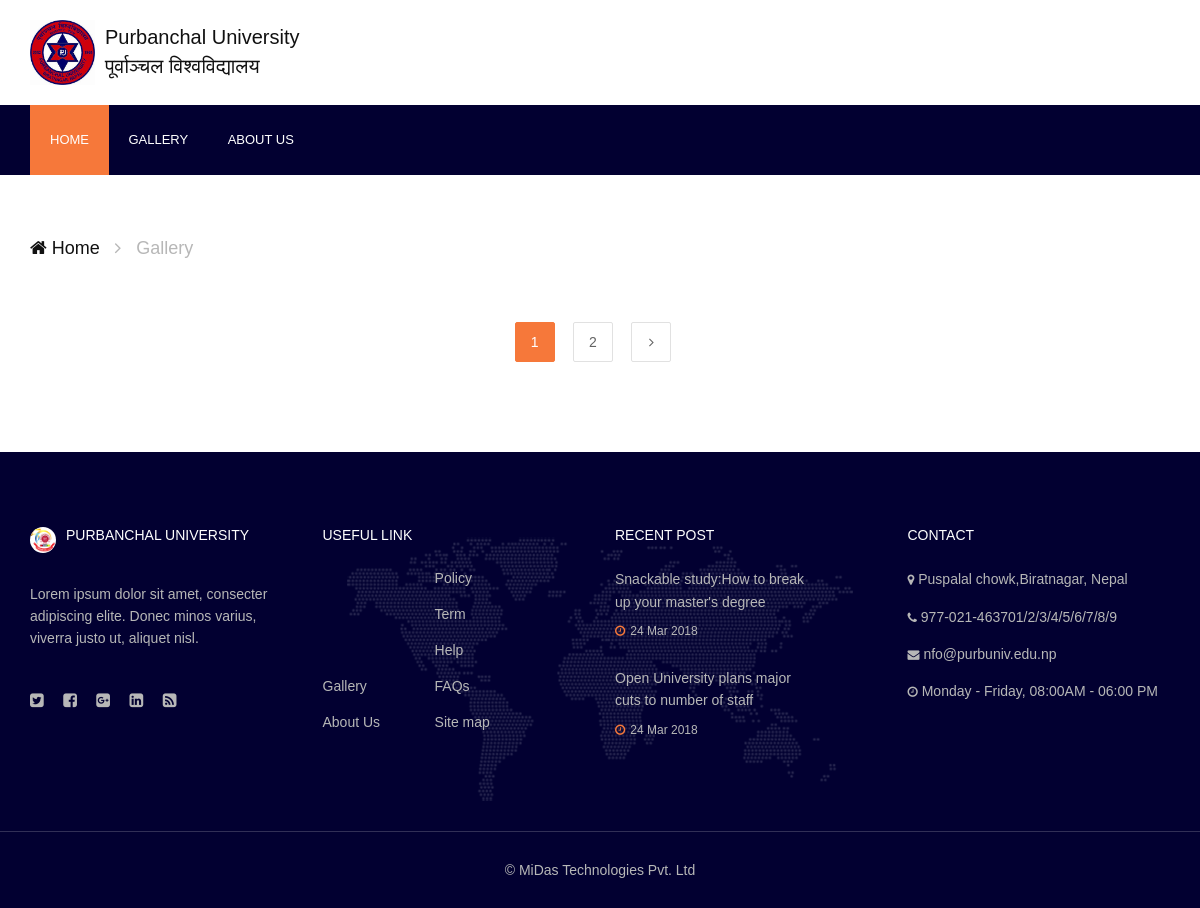
The page /site/page/gallery on the database its author committed.
### tables this page shows
CREATE TABLE `header_title_setup` (
  `id_title` int(25) NOT NULL,
  `logo_image_name` varchar(250) NOT NULL DEFAULT 'logo.jpg',
  `site_title` varchar(250) NOT NULL DEFAULT 'My Site'
);

CREATE TABLE `menu_setup` (
  `mid` int(25) NOT NULL,
  `menu_name` varchar(150) NOT NULL,
  `is_inner_page` varchar(50) NOT NULL,
  `menu_order` int(15) NOT NULL,
  `slug` varchar(200) NOT NULL,
  `ext_url` varchar(250) NOT NULL,
  `page_title` varchar(200) NOT NULL,
  `page_content` blob NOT NULL
);

### application/controllers/Frontend_controller.php (called while the page is built, shortened)
<?php
class Frontend_controller extends CI_Controller {
	 public function __construct()
    {
       $this->load->model('admin_model');
       $this->load->model('header_setup_model');
       $this->load->model('slider_setup_model');
        $this->load->model('menu_setup_model');
         $this->load->model('category_setup_model');
         $this->load->model('content_setup_model');
         $this->load->model('page_content_setup_model');
         $this->load->model('image_setup_model');
        $this->load->helper(array('form', 'url'));
        $this->load->library(array('session', 'form_validation'));
    }
    public function display($view,$data){
    $data['header_title_setup'] = $this->header_setup_model->get_header_title();
    $data['slider_setup'] = $this->slider_setup_model->get_slider_image_name();
    $data['header_left_menu']=$this->header_setup_model->get_header_left_menu();
    $data['menu_setup']=$this->menu_setup_model->get_menu();
    $data['page_content_setup']=$this->page_content_setup_model->get_page_content();
    $this->load->view('includes/header',$data);
		$this->load->view('includes/navigation',$data);
		$this->load->view($view,$data);
		$this->load->view('includes/footer');
    }
  }
  ?>

### application/controllers/Site.php (called while the page is built, shortened)
<?php
include_once(APPPATH.'controllers/Frontend_controller.php');
class Site extends Frontend_controller{
public function page(){
	 	$data['menu_setup']=$this->menu_setup_model->get_page_content();
		$this->display('site/page',$data);
}
}
?>

### index.php (called while the page is built, shortened)
<?php
require_once BASEPATH.'core/CodeIgniter.php';

### application/models/Header_setup_model.php (called while the page is built, shortened)
<?php
class Header_setup_model extends CI_Model {
 public function get_header_title()
    {
    $query = $this->db->get_where('header_title_setup');
    return $query->result_array();
    }
}
?>

### application/models/Menu_setup_model.php (called while the page is built, shortened)
<?php
class Menu_setup_model extends CI_Model {
    public function get_menu(){
    	$this->db->select('*');
        $this->db->from('menu_setup');
        $this->db->order_by("menu_order", "asc");
        $query=$this->db->get();
    	return $query->result_array();
    }
    public function get_page_content(){
    	$this->db->select('page_title,page_content');
    	$this->db->from('menu_setup');
    	$this->db->where('slug',$this->uri->segment(3));
		$query=$this->db->get();
     return $query->result();
    	}
}
?>

### application/views/site/page.php (the view, shortened to what this page needs)
	<div class="site-breadcrumb">
		<div class="container">
			<a href="#"><i class="fa fa-home"></i> Home</a> <i class="fa fa-angle-right"></i>
	<span>
		<?php foreach($menu_setup as $mn):
	if($mn['slug']==$this->uri->segment(3)){
	echo $mn['menu_name'];
}
endforeach;
	?></span>
		</div>
	</div>
	<section class="full-courses-section spad pt-0">
		<div class="container">
			<div class="text-center">
				<ul class="site-pageination">
					<li><a href="#" class="active">1</a></li>
					<li><a href="#">2</a></li>
					<li><a href="#"><i class="fa fa-angle-right"></i></a></li>
				</ul>
			</div>
		</div>
	</section>

### application/views/includes/header.php (shortened to what this page needs)
<!DOCTYPE html>
<html lang="en">
<head>
	<link rel="stylesheet" href="<?php echo base_url(); ?>assets/css/bootstrap.min.css"/>
	<link rel="stylesheet" href="<?php echo base_url(); ?>assets/css/font-awesome.min.css"/>
	<link rel="stylesheet" href="<?php echo base_url(); ?>assets/css/themify-icons.css"/>
	<link rel="stylesheet" href="<?php echo base_url(); ?>assets/css/magnific-popup.css"/>
	<link rel="stylesheet" href="<?php echo base_url(); ?>assets/css/animate.css"/>
	<link rel="stylesheet" href="<?php echo base_url(); ?>assets/css/owl.carousel.css"/>
	<link rel="stylesheet" href="<?php echo base_url(); ?>assets/css/style.css"/>
</head>
<body>

### application/views/includes/navigation.php (shortened to what this page needs)
	<header class="header-section">
		<div class="container">
			<?php foreach ($header_title_setup as $ht_item): ?>
			<a href="index.html" class="site-logo"><img src="<?php echo base_url(); ?>assets/img/<?php echo $ht_item['logo_image_name']; ?>" alt="purbanchal university" class="pull-left">
				<h5 class="pull-left site-title" style="margin:5px 10px;"><?php echo $ht_item['site_title']; ?></h5>
				 <h5 class="site-title" style="margin-left:75px;">पूर्वाञ्चल विश्वविद्यालय</h5>
			</a>
<?php endforeach; ?>
		</div>
	</header>
	<nav class="nav-section">
		<div class="container">
			<ul class="main-menu">
				<li class="active"><a href="<?php echo base_url(); ?>">Home</a></li>
				<?php foreach($menu_setup as $mn_st): ?>
					<li><a href="<?php
					if ($mn_st['is_inner_page']=="yes"){
					echo base_url('site/page/');?><?php echo $mn_st['slug'];
					}
					elseif($mn_st['is_inner_page']=="no"){
						echo base_url();echo"#";echo $mn_st['slug'];
					}
					else{
						echo $mn_st['ext_url'];
					}
					?>"
					<?php
						if($mn_st['is_inner_page']=="ext"){
							echo "target=\"_blank\"";
						}
					?>
					><?php echo $mn_st['menu_name']; ?></a></li>
				<?php endforeach; ?>
			</ul>
		</div>
	</nav>

### application/views/includes/footer.php (shortened to what this page needs)
	<footer class="footer-section">
		<div class="container footer-top">
			<div class="row">
				<div class="col-sm-6 col-lg-3 footer-widget">
					<div class="about-widget">
						<div style="margin-top:10px;">
						<img src="<?php echo base_url(); ?>assets/img/logo.png" alt="purbanchal university" style="max-height:26px; background: #fff;float:left; border-radius: 50%;">
						<h6 class="pull-left" style="color:#fff; margin-left:10px;">PURBANCHAL UNIVERSITY</h6>
						</div>
						<div class="clearfix"></div>
						<p>Lorem ipsum dolor sit amet, consecter adipiscing elite. Donec minos varius, viverra justo ut, aliquet nisl.</p>
						<div class="social pt-1">
							<a href=""><i class="fa fa-twitter-square"></i></a>
							<a href=""><i class="fa fa-facebook-square"></i></a>
							<a href=""><i class="fa fa-google-plus-square"></i></a>
							<a href=""><i class="fa fa-linkedin-square"></i></a>
							<a href=""><i class="fa fa-rss-square"></i></a>
						</div>
					</div>
				</div>
				<div class="col-sm-6 col-lg-3 footer-widget">
					<h6 class="fw-title">USEFUL LINK</h6>
					<div class="dobule-link">
						<ul>
									<?php foreach($menu_setup as $key=>$mn_st): ?>
					<li><a href="<?php
					if ($mn_st['is_inner_page']=="yes"){
					echo base_url('site/page/');?><?php echo $mn_st['slug'];
					}
					elseif($mn_st['is_inner_page']=="no"){
						echo base_url();echo"#";echo $mn_st['slug'];
					}
					else{
						echo $mn_st['ext_url'];
					}
					?>"
					<?php
						if($mn_st['is_inner_page']=="ext"){
							echo "target=\"_blank\"";
						}
					?>
					><?php echo $mn_st['menu_name']; ?></a></li>
				<?php endforeach; ?>
						</ul>
						<ul>
							<li><a href="">Policy</a></li>
							<li><a href="">Term</a></li>
							<li><a href="">Help</a></li>
							<li><a href="">FAQs</a></li>
							<li><a href="">Site map</a></li>
						</ul>
					</div>
				</div>
				<div class="col-sm-6 col-lg-3 footer-widget">
					<h6 class="fw-title">RECENT POST</h6>
					<ul class="recent-post">
						<li>
							<p>Snackable study:How to break <br> up your master's degree</p>
							<span><i class="fa fa-clock-o"></i>24 Mar 2018</span>
						</li>
						<li>
							<p>Open University plans major <br> cuts to number of staff</p>
							<span><i class="fa fa-clock-o"></i>24 Mar 2018</span>
						</li>
					</ul>
				</div>
				<div class="col-sm-6 col-lg-3 footer-widget">
					<h6 class="fw-title">CONTACT</h6>
					<ul class="contact">
						<li><p><i class="fa fa-map-marker"></i> Puspalal chowk,Biratnagar, Nepal</p></li>
						<li><p><i class="fa fa-phone"></i> 977-021-463701/2/3/4/5/6/7/8/9</p></li>
						<li><p><i class="fa fa-envelope"></i> nfo@purbuniv.edu.np</p></li>
						<li><p><i class="fa fa-clock-o"></i> Monday - Friday, 08:00AM - 06:00 PM</p></li>
					</ul>
				</div>
			</div>
		</div>
		<div class="copyright">
			<div class="container">
				<p>&copy; MiDas Technologies Pvt. Ltd</p>
			</div>
		</div>
	</footer>
</body>
</html>

### assets/css/style.css (style rules this page uses)
html, body { height: 100%; font-family: 'Rubik', sans-serif; }
h1, h2, h3, h4, h5, h6 { color: #111111; margin: 0; font-weight: 500; font-family: 'Rubik', sans-serif; }
h5 { font-size: 20px; }
h6 { font-size: 14px; }
p { font-size: 14px; color: #636363; line-height: 1.6; }
img { max-width: 100%; }
ul, ol { padding: 0; margin: 0; }
.spad { padding-top: 90px; padding-bottom: 90px; }
.header-section { padding: 20px 0; overflow: hidden; }
.site-logo { display: inline-block; margin-right: 50px; }
.site-logo img { max-height: 65px; }
.nav-section { background: #020031; }
.main-menu { list-style: none; }
.main-menu li { display: inline; }
.main-menu li a { display: inline-block; color: #fff; font-size: 13px; text-transform: uppercase; font-weight: 500; padding: 25px 20px; margin-right: -5px; -webkit-transition: all 0.4s ease 0s; -o-transition: all 0.4s ease 0s; transition: all 0.4s ease 0s; }
.main-menu li.active a { background: #f6783a; }
.footer-section { background-color: #020031; background-image: url("../img/footer-bg.png"); background-repeat: no-repeat; background-position: center 75px; }
.footer-section .footer-top { padding: 65px 15px; }
.footer-section .copyright { border-top: 1px solid #312f56; padding: 27px 0; text-align: center; }
.footer-section .copyright p { color: #b7b7b7; margin-bottom: 0; }
.footer-widget .fw-title { text-transform: uppercase; color: #fff; margin-bottom: 25px; padding-top: 10px; }
.footer-widget p, .footer-widget span { color: #b7b7b7; }
.footer-widget ul { list-style: none; }
.footer-widget .about-widget img { margin-bottom: 30px; }
.footer-widget .about-widget p { margin-bottom: 35px; }
.footer-widget .social a { color: #b7b7b7; margin-right: 15px; }
.footer-widget .dobule-link ul { display: inline-block; }
.footer-widget .dobule-link ul a { display: block; font-size: 14px; color: #b7b7b7; margin-bottom: 15px; }
.footer-widget .dobule-link ul li:last-child a { margin-bottom: 0; }
.footer-widget .dobule-link ul:last-child { margin-left: 50px; }
.footer-widget .recent-post li { margin-bottom: 25px; }
.footer-widget .recent-post p { margin-bottom: 5px; }
.footer-widget .recent-post span { font-size: 12px; }
.footer-widget .recent-post span i { color: #f6783a; margin-right: 5px; }
.footer-widget .contact li { margin-bottom: 15px; display: block; }
.footer-widget .contact li p { margin-bottom: 0; }
.footer-widget .contact i { font-size: 12px; }
.site-breadcrumb { padding: 60px 0; color: #b7b7b7; font-size: 18px; }
.site-breadcrumb a { color: #111111; }
.site-breadcrumb a i { margin: 0; }
.site-breadcrumb i { margin: 0 10px; }
.site-pageination { list-style: none; }
.site-pageination li { display: inline; text-align: center; }
.site-pageination li a { display: inline-block; min-width: 40px; height: 40px; border: 1px solid #e1e1e1; color: #636363; padding-top: 9px; font-size: 14px; margin-right: 14px; border-radius: 2px; }
.site-pageination li a:hover, .site-pageination li a.active { background: #f6783a; border-color: #f6783a; color: #fff; }
@media (min-width: 1200px) { .container { max-width: 1170px; } }

### rows shown on the page
header_title_setup: logo_image_name (picture), site_title "Purbanchal University"
menu_setup: menu_name "GALLERY", menu_name "Gallery"
menu_setup: menu_name "ABOUT US", menu_name "About Us"
